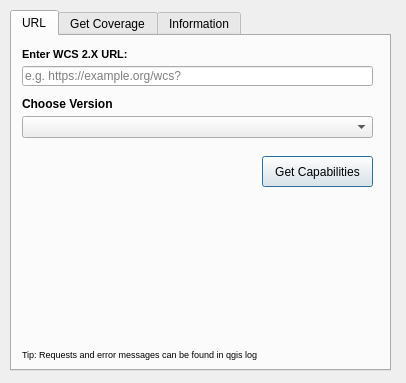
<?xml version="1.0" encoding="UTF-8"?>
<ui version="4.0">
 <class>SimpleWCSDialogBase</class>
 <widget class="QDialog" name="SimpleWCSDialogBase">
  <property name="geometry">
   <rect>
    <x>0</x>
    <y>0</y>
    <width>406</width>
    <height>383</height>
   </rect>
  </property>
  <property name="windowTitle">
   <string>Simple WCS 2</string>
  </property>
  <property name="windowOpacity">
   <double>0.980000000000000</double>
  </property>
  <widget class="QTabWidget" name="tabWidget">
   <property name="geometry">
    <rect>
     <x>10</x>
     <y>10</y>
     <width>381</width>
     <height>361</height>
    </rect>
   </property>
   <property name="currentIndex">
    <number>0</number>
   </property>
   <widget class="QWidget" name="tabUrl">
    <attribute name="title">
     <string>URL</string>
    </attribute>
    <widget class="QLabel" name="lblUrl">
     <property name="geometry">
      <rect>
       <x>10</x>
       <y>10</y>
       <width>351</width>
       <height>16</height>
      </rect>
     </property>
     <property name="font">
      <font>
       <pointsize>8</pointsize>
       <weight>75</weight>
       <bold>true</bold>
      </font>
     </property>
     <property name="text">
      <string>Enter WCS 2.X URL:</string>
     </property>
     <property name="scaledContents">
      <bool>false</bool>
     </property>
    </widget>
    <widget class="QLineEdit" name="leUrl">
     <property name="geometry">
      <rect>
       <x>10</x>
       <y>30</y>
       <width>351</width>
       <height>20</height>
      </rect>
     </property>
     <property name="inputMask">
      <string/>
     </property>
     <property name="text">
      <string/>
     </property>
     <property name="placeholderText">
      <string>e.g. https://example.org/wcs?</string>
     </property>
    </widget>
    <widget class="QPushButton" name="btnGetCapabilities">
     <property name="geometry">
      <rect>
       <x>250</x>
       <y>120</y>
       <width>111</width>
       <height>31</height>
      </rect>
     </property>
     <property name="text">
      <string>Get Capabilities</string>
     </property>
    </widget>
    <widget class="QLabel" name="lblVersionDesc">
     <property name="geometry">
      <rect>
       <x>10</x>
       <y>60</y>
       <width>351</width>
       <height>16</height>
      </rect>
     </property>
     <property name="font">
      <font>
       <weight>75</weight>
       <bold>true</bold>
      </font>
     </property>
     <property name="text">
      <string>Choose Version</string>
     </property>
    </widget>
    <widget class="QComboBox" name="cbVersion">
     <property name="geometry">
      <rect>
       <x>10</x>
       <y>80</y>
       <width>351</width>
       <height>22</height>
      </rect>
     </property>
    </widget>
    <widget class="QLabel" name="lblVersionDesc_3">
     <property name="geometry">
      <rect>
       <x>10</x>
       <y>310</y>
       <width>351</width>
       <height>16</height>
      </rect>
     </property>
     <property name="font">
      <font>
       <pointsize>7</pointsize>
       <weight>50</weight>
       <bold>false</bold>
      </font>
     </property>
     <property name="text">
      <string>Tip: Requests and error messages can be found in qgis log</string>
     </property>
    </widget>
   </widget>
   <widget class="QWidget" name="tabGetCoverage">
    <attribute name="title">
     <string>Get Coverage</string>
    </attribute>
    <widget class="QComboBox" name="cbCoverage">
     <property name="geometry">
      <rect>
       <x>10</x>
       <y>110</y>
       <width>351</width>
       <height>22</height>
      </rect>
     </property>
    </widget>
    <widget class="QLabel" name="lblCoverageDesc">
     <property name="geometry">
      <rect>
       <x>10</x>
       <y>90</y>
       <width>351</width>
       <height>16</height>
      </rect>
     </property>
     <property name="font">
      <font>
       <weight>75</weight>
       <bold>true</bold>
      </font>
     </property>
     <property name="text">
      <string>Coverage</string>
     </property>
    </widget>
    <widget class="QLabel" name="lblTitle">
     <property name="geometry">
      <rect>
       <x>10</x>
       <y>30</y>
       <width>351</width>
       <height>31</height>
      </rect>
     </property>
     <property name="font">
      <font>
       <weight>50</weight>
       <bold>false</bold>
      </font>
     </property>
     <property name="frameShadow">
      <enum>QFrame::Plain</enum>
     </property>
     <property name="text">
      <string>&lt; no service loaded &gt;</string>
     </property>
     <property name="alignment">
      <set>Qt::AlignLeading|Qt::AlignLeft|Qt::AlignTop</set>
     </property>
     <property name="wordWrap">
      <bool>true</bool>
     </property>
    </widget>
    <widget class="QLabel" name="lblCRSDesc">
     <property name="geometry">
      <rect>
       <x>10</x>
       <y>140</y>
       <width>351</width>
       <height>16</height>
      </rect>
     </property>
     <property name="font">
      <font>
       <weight>75</weight>
       <bold>true</bold>
      </font>
     </property>
     <property name="text">
      <string>Output CRS</string>
     </property>
    </widget>
    <widget class="QComboBox" name="cbCRS">
     <property name="geometry">
      <rect>
       <x>10</x>
       <y>160</y>
       <width>351</width>
       <height>22</height>
      </rect>
     </property>
    </widget>
    <widget class="QLabel" name="lblFormatDesc">
     <property name="geometry">
      <rect>
       <x>10</x>
       <y>190</y>
       <width>351</width>
       <height>16</height>
      </rect>
     </property>
     <property name="font">
      <font>
       <weight>75</weight>
       <bold>true</bold>
      </font>
     </property>
     <property name="text">
      <string>Format</string>
     </property>
    </widget>
    <widget class="QComboBox" name="cbFormat">
     <property name="geometry">
      <rect>
       <x>10</x>
       <y>210</y>
       <width>351</width>
       <height>22</height>
      </rect>
     </property>
    </widget>
    <widget class="QPushButton" name="btnGetCoverage">
     <property name="geometry">
      <rect>
       <x>250</x>
       <y>290</y>
       <width>111</width>
       <height>31</height>
      </rect>
     </property>
     <property name="text">
      <string>Get Coverage</string>
     </property>
    </widget>
    <widget class="QLabel" name="lblExtentDesc">
     <property name="geometry">
      <rect>
       <x>10</x>
       <y>240</y>
       <width>351</width>
       <height>16</height>
      </rect>
     </property>
     <property name="font">
      <font>
       <weight>75</weight>
       <bold>true</bold>
      </font>
     </property>
     <property name="text">
      <string>Map Extent</string>
     </property>
    </widget>
    <widget class="QLabel" name="lblExtent">
     <property name="geometry">
      <rect>
       <x>10</x>
       <y>260</y>
       <width>351</width>
       <height>21</height>
      </rect>
     </property>
     <property name="font">
      <font>
       <pointsize>7</pointsize>
      </font>
     </property>
     <property name="text">
      <string>&lt; no service loaded &gt;</string>
     </property>
     <property name="alignment">
      <set>Qt::AlignLeading|Qt::AlignLeft|Qt::AlignTop</set>
     </property>
     <property name="wordWrap">
      <bool>true</bool>
     </property>
    </widget>
    <widget class="QLabel" name="lblTitleDesc">
     <property name="geometry">
      <rect>
       <x>10</x>
       <y>10</y>
       <width>351</width>
       <height>16</height>
      </rect>
     </property>
     <property name="font">
      <font>
       <weight>75</weight>
       <bold>true</bold>
      </font>
     </property>
     <property name="text">
      <string>Title</string>
     </property>
    </widget>
    <widget class="QLabel" name="lblVersionDesc_2">
     <property name="geometry">
      <rect>
       <x>10</x>
       <y>50</y>
       <width>351</width>
       <height>16</height>
      </rect>
     </property>
     <property name="font">
      <font>
       <weight>75</weight>
       <bold>true</bold>
      </font>
     </property>
     <property name="text">
      <string>Version</string>
     </property>
    </widget>
    <widget class="QLabel" name="lblVersion">
     <property name="geometry">
      <rect>
       <x>10</x>
       <y>70</y>
       <width>351</width>
       <height>31</height>
      </rect>
     </property>
     <property name="font">
      <font>
       <weight>50</weight>
       <bold>false</bold>
      </font>
     </property>
     <property name="frameShadow">
      <enum>QFrame::Plain</enum>
     </property>
     <property name="text">
      <string>&lt; no service loaded &gt;</string>
     </property>
     <property name="alignment">
      <set>Qt::AlignLeading|Qt::AlignLeft|Qt::AlignTop</set>
     </property>
     <property name="wordWrap">
      <bool>true</bool>
     </property>
    </widget>
   </widget>
   <widget class="QWidget" name="tab">
    <attribute name="title">
     <string>Information</string>
    </attribute>
    <widget class="QLabel" name="lblFeesDesc">
     <property name="geometry">
      <rect>
       <x>10</x>
       <y>110</y>
       <width>351</width>
       <height>16</height>
      </rect>
     </property>
     <property name="font">
      <font>
       <weight>75</weight>
       <bold>true</bold>
      </font>
     </property>
     <property name="text">
      <string>Fees</string>
     </property>
    </widget>
    <widget class="QLabel" name="lblFees">
     <property name="geometry">
      <rect>
       <x>10</x>
       <y>130</y>
       <width>351</width>
       <height>81</height>
      </rect>
     </property>
     <property name="font">
      <font>
       <weight>50</weight>
       <bold>false</bold>
      </font>
     </property>
     <property name="text">
      <string>&lt; no service loaded &gt;</string>
     </property>
     <property name="alignment">
      <set>Qt::AlignLeading|Qt::AlignLeft|Qt::AlignTop</set>
     </property>
     <property name="wordWrap">
      <bool>true</bool>
     </property>
    </widget>
    <widget class="QLabel" name="lblConstraints">
     <property name="geometry">
      <rect>
       <x>10</x>
       <y>240</y>
       <width>351</width>
       <height>81</height>
      </rect>
     </property>
     <property name="font">
      <font>
       <weight>50</weight>
       <bold>false</bold>
      </font>
     </property>
     <property name="text">
      <string>&lt; no service loaded &gt;</string>
     </property>
     <property name="alignment">
      <set>Qt::AlignLeading|Qt::AlignLeft|Qt::AlignTop</set>
     </property>
     <property name="wordWrap">
      <bool>true</bool>
     </property>
    </widget>
    <widget class="QLabel" name="lblConstraintsDesc">
     <property name="geometry">
      <rect>
       <x>10</x>
       <y>220</y>
       <width>351</width>
       <height>16</height>
      </rect>
     </property>
     <property name="font">
      <font>
       <weight>75</weight>
       <bold>true</bold>
      </font>
     </property>
     <property name="text">
      <string>Access Constraints</string>
     </property>
    </widget>
    <widget class="QLabel" name="lblProvider">
     <property name="geometry">
      <rect>
       <x>10</x>
       <y>30</y>
       <width>351</width>
       <height>81</height>
      </rect>
     </property>
     <property name="font">
      <font>
       <weight>50</weight>
       <bold>false</bold>
      </font>
     </property>
     <property name="text">
      <string>&lt; no service loaded &gt;</string>
     </property>
     <property name="alignment">
      <set>Qt::AlignLeading|Qt::AlignLeft|Qt::AlignTop</set>
     </property>
     <property name="wordWrap">
      <bool>true</bool>
     </property>
    </widget>
    <widget class="QLabel" name="lblProviderDesc">
     <property name="geometry">
      <rect>
       <x>10</x>
       <y>10</y>
       <width>351</width>
       <height>16</height>
      </rect>
     </property>
     <property name="font">
      <font>
       <weight>75</weight>
       <bold>true</bold>
      </font>
     </property>
     <property name="text">
      <string>Provider</string>
     </property>
    </widget>
   </widget>
  </widget>
 </widget>
 <resources/>
 <connections/>
</ui>
